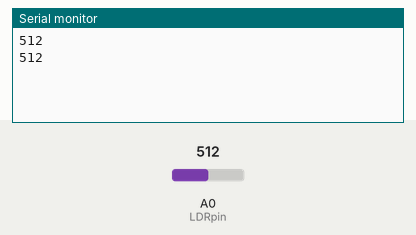
Recording of a sketch running on a simulated Arduino Uno, built with avr-gcc and run on an emulated ATmega328P. Parts: the last lines printed to the serial monitor. Inputs (shaded band) come from the test bench; at power-on: A0 (LDRpin) = 512.

Above: at 1.8 s.
1.9 s: A0 (LDRpin) set to 716
At 2.8 s:
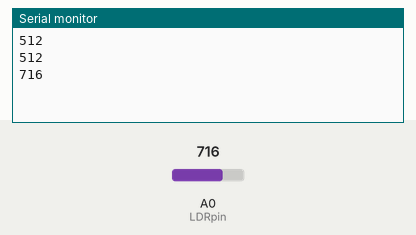
3.4 s: A0 (LDRpin) set to 900
At 4.5 s:
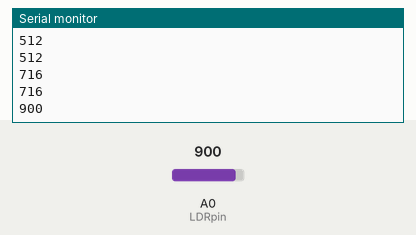
Timing chart, 0 to 6.4 s (numbered marks = the images above; inputs shaded):
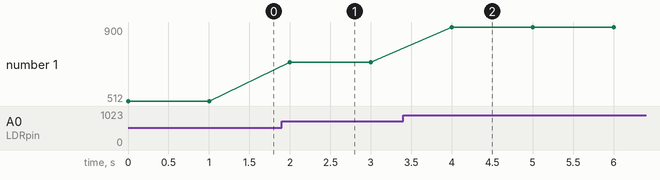

The sketch:

LDR_Connection_V_1.ino
```cpp
#define LDRpin A0             // pin where we connected the LDR and the resistor
int LDRValue = 0;             // result of reading the analog pin

void setup() {
Serial.begin(9600);           // sets serial port for communication
}

void loop() {
LDRValue = analogRead(LDRpin); // read the value from the LDR
Serial.println(LDRValue);      // print the value to the serial port
delay(1000);                   // wait a little
}
```

Measured:
- after the input at 1.9 s, the serial monitor: prints a new line after 0.10 s (image 1)
- after the input at 3.4 s, the serial monitor: prints a new line after 0.60 s (image 2)
- plotted number 1: 512 → 716 after the input at 1.9 s, 716 → 900 after the input at 3.4 s
